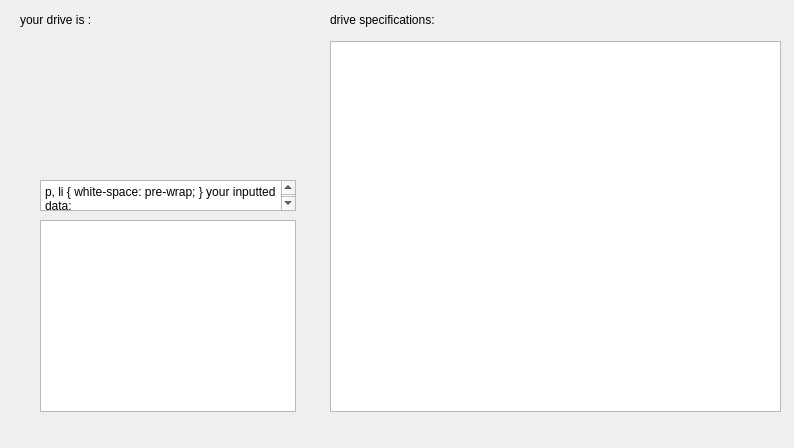
<?xml version="1.0" encoding="UTF-8"?>
<ui version="4.0">
 <class>Dialog</class>
 <widget class="QDialog" name="Dialog">
  <property name="geometry">
   <rect>
    <x>0</x>
    <y>0</y>
    <width>794</width>
    <height>448</height>
   </rect>
  </property>
  <property name="windowTitle">
   <string>Dialog</string>
  </property>
  <widget class="QTableView" name="dataTableView">
   <property name="geometry">
    <rect>
     <x>40</x>
     <y>220</y>
     <width>256</width>
     <height>192</height>
    </rect>
   </property>
  </widget>
  <widget class="QTextBrowser" name="textBrowser">
   <property name="geometry">
    <rect>
     <x>40</x>
     <y>180</y>
     <width>256</width>
     <height>31</height>
    </rect>
   </property>
   <property name="html">
    <string>&lt;!DOCTYPE HTML PUBLIC &quot;-//W3C//DTD HTML 4.0//EN&quot; &quot;http://www.w3.org/TR/REC-html40/strict.dtd&quot;&gt;
&lt;html&gt;&lt;head&gt;&lt;meta name=&quot;qrichtext&quot; content=&quot;1&quot; /&gt;&lt;style type=&quot;text/css&quot;&gt;
p, li { white-space: pre-wrap; }
&lt;/style&gt;&lt;/head&gt;&lt;body style=&quot; font-family:'Ubuntu Sans'; font-size:11pt; font-weight:400; font-style:normal;&quot;&gt;
&lt;p style=&quot; margin-top:0px; margin-bottom:0px; margin-left:0px; margin-right:0px; -qt-block-indent:0; text-indent:0px;&quot;&gt;your inputted data:&lt;/p&gt;
&lt;p style=&quot;-qt-paragraph-type:empty; margin-top:0px; margin-bottom:0px; margin-left:0px; margin-right:0px; -qt-block-indent:0; text-indent:0px;&quot;&gt;&lt;br /&gt;&lt;/p&gt;&lt;/body&gt;&lt;/html&gt;</string>
   </property>
  </widget>
  <widget class="QLabel" name="label">
   <property name="geometry">
    <rect>
     <x>20</x>
     <y>10</y>
     <width>91</width>
     <height>19</height>
    </rect>
   </property>
   <property name="text">
    <string>your drive is :</string>
   </property>
  </widget>
  <widget class="QLabel" name="drive_photo">
   <property name="geometry">
    <rect>
     <x>100</x>
     <y>40</y>
     <width>131</width>
     <height>131</height>
    </rect>
   </property>
   <property name="text">
    <string/>
   </property>
   <property name="pixmap">
    <pixmap resource="../resources/pic.qrc">:/pictures/pictures/SHG_photo.png</pixmap>
   </property>
   <property name="scaledContents">
    <bool>true</bool>
   </property>
  </widget>
  <widget class="QLabel" name="selection">
   <property name="geometry">
    <rect>
     <x>120</x>
     <y>10</y>
     <width>131</width>
     <height>20</height>
    </rect>
   </property>
   <property name="font">
    <font>
     <pointsize>12</pointsize>
     <weight>75</weight>
     <bold>true</bold>
    </font>
   </property>
   <property name="text">
    <string/>
   </property>
  </widget>
  <widget class="QTableView" name="driveTableView">
   <property name="geometry">
    <rect>
     <x>330</x>
     <y>41</y>
     <width>451</width>
     <height>371</height>
    </rect>
   </property>
  </widget>
  <widget class="QLabel" name="label_2">
   <property name="geometry">
    <rect>
     <x>330</x>
     <y>10</y>
     <width>231</width>
     <height>19</height>
    </rect>
   </property>
   <property name="text">
    <string>drive specifications:</string>
   </property>
  </widget>
 </widget>
 <resources>
  <include location="../resources/pic.qrc"/>
  <include location="../resources/pic.qrc"/>
 </resources>
 <connections/>
</ui>
